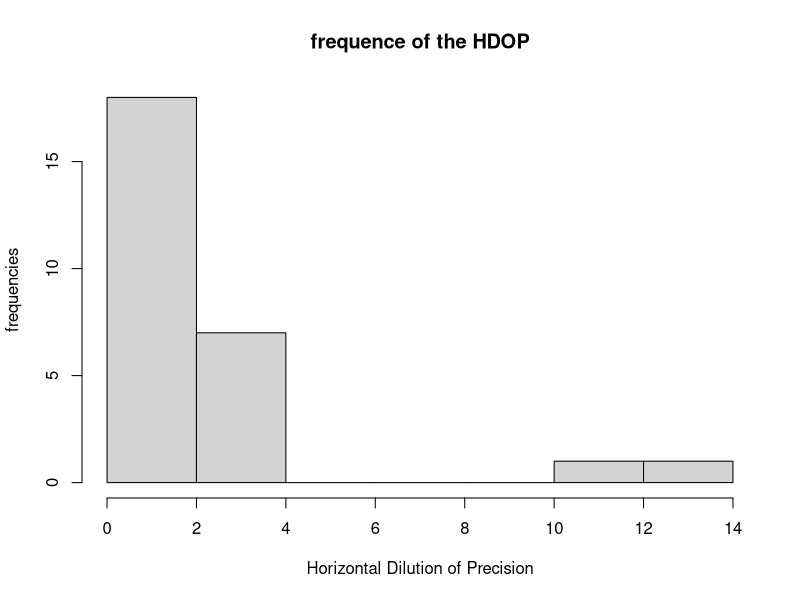

Source code (R):
## ---- chunk 1

# read in data (edit the path as needed)
gps <- read.csv('GPS.csv', header = TRUE)

# view data (optional)
 View(gps)
## ---- chunk 2
mean(gps$HDOP)
## ---- chunk 3
min(gps$HDOP)
max(gps$HDOP)

r_h <- range(gps$HDOP)
r_h[2] - r_h[1]
## ---- chunk 4
median(gps$HDOP)
## ---- chunk 5
v_h <- var(gps$HDOP) # The denominator n - 1 is used by this function
sqrt(v_h)

sd(gps$HDOP) # Like var, this uses denominator n - 1.
## ---- chunk 6
hist(gps$HDOP,
     main = 'frequence of the HDOP',
     xlab = 'Horizontal Dilution of Precision',
     ylab = 'frequencies')
